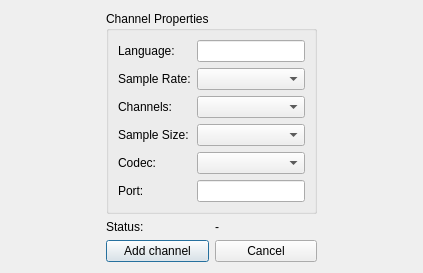
<?xml version="1.0" encoding="UTF-8"?>
<ui version="4.0">
 <class>AddNewChannelFromGui</class>
 <widget class="QDialog" name="AddNewChannelFromGui">
  <property name="geometry">
   <rect>
    <x>0</x>
    <y>0</y>
    <width>423</width>
    <height>249</height>
   </rect>
  </property>
  <property name="windowTitle">
   <string>Create new channel</string>
  </property>
  <layout class="QGridLayout" name="gridLayout_2">
   <item row="0" column="1" colspan="2">
    <widget class="QGroupBox" name="groupBox">
     <property name="title">
      <string>Channel Properties</string>
     </property>
     <layout class="QGridLayout" name="gridLayout">
      <item row="5" column="0">
       <widget class="QLabel" name="label_7">
        <property name="text">
         <string>Port:</string>
        </property>
       </widget>
      </item>
      <item row="4" column="1">
       <widget class="QComboBox" name="codecBox_2"/>
      </item>
      <item row="0" column="0">
       <widget class="QLabel" name="label_5">
        <property name="text">
         <string>Language:</string>
        </property>
       </widget>
      </item>
      <item row="4" column="0">
       <widget class="QLabel" name="label_4">
        <property name="text">
         <string>Codec:</string>
        </property>
       </widget>
      </item>
      <item row="3" column="1">
       <widget class="QComboBox" name="sampleSizeBox"/>
      </item>
      <item row="3" column="0">
       <widget class="QLabel" name="label_3">
        <property name="text">
         <string>Sample Size:</string>
        </property>
       </widget>
      </item>
      <item row="2" column="1">
       <widget class="QComboBox" name="channelBox"/>
      </item>
      <item row="2" column="0">
       <widget class="QLabel" name="label_2">
        <property name="text">
         <string>Channels:</string>
        </property>
       </widget>
      </item>
      <item row="1" column="1">
       <widget class="QComboBox" name="sampleRateBox"/>
      </item>
      <item row="1" column="0">
       <widget class="QLabel" name="label">
        <property name="text">
         <string>Sample Rate:</string>
        </property>
       </widget>
      </item>
      <item row="0" column="1">
       <widget class="QLineEdit" name="langInput"/>
      </item>
      <item row="5" column="1">
       <widget class="QLineEdit" name="portInput"/>
      </item>
     </layout>
    </widget>
   </item>
   <item row="2" column="1">
    <widget class="QPushButton" name="startBtn">
     <property name="text">
      <string>Add channel</string>
     </property>
    </widget>
   </item>
   <item row="2" column="2">
    <widget class="QPushButton" name="cancelBtn">
     <property name="text">
      <string>Cancel</string>
     </property>
    </widget>
   </item>
   <item row="0" column="3">
    <spacer name="horizontalSpacer">
     <property name="orientation">
      <enum>Qt::Horizontal</enum>
     </property>
     <property name="sizeHint" stdset="0">
      <size>
       <width>40</width>
       <height>20</height>
      </size>
     </property>
    </spacer>
   </item>
   <item row="0" column="0">
    <spacer name="horizontalSpacer_2">
     <property name="orientation">
      <enum>Qt::Horizontal</enum>
     </property>
     <property name="sizeHint" stdset="0">
      <size>
       <width>40</width>
       <height>20</height>
      </size>
     </property>
    </spacer>
   </item>
   <item row="1" column="1">
    <widget class="QLabel" name="label_6">
     <property name="text">
      <string>Status:</string>
     </property>
    </widget>
   </item>
   <item row="1" column="2">
    <widget class="QLabel" name="statusText">
     <property name="text">
      <string>-</string>
     </property>
    </widget>
   </item>
  </layout>
 </widget>
 <resources/>
 <connections/>
</ui>
